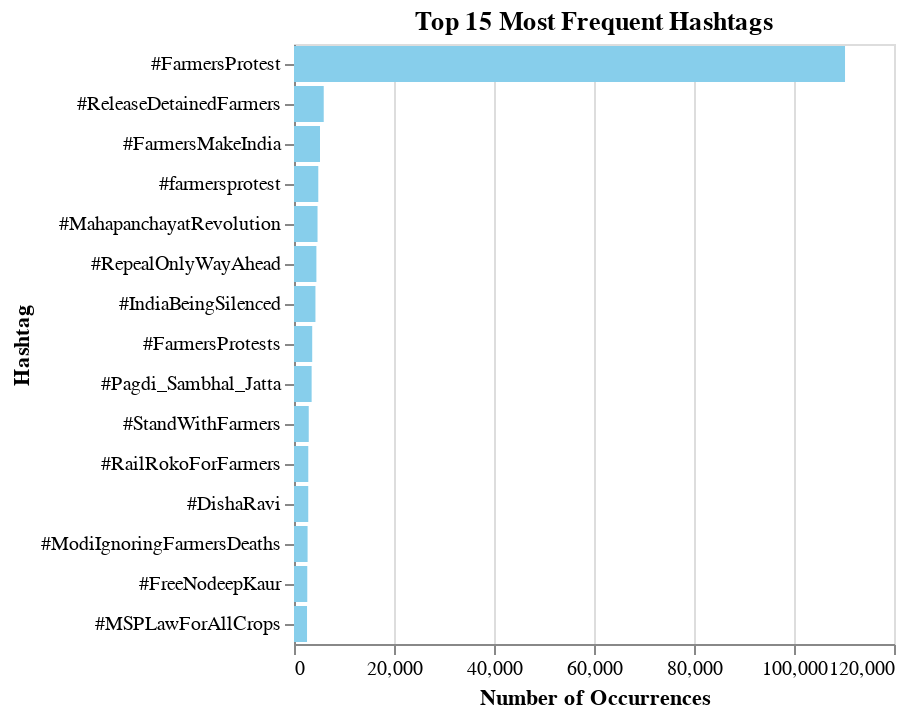

Notebook source saved alongside this figure:
### Code cell
# Split hashtags and count frequency
hashtag_counts = Counter([hashtag for hashtags in df['hashtags'].dropna() for hashtag in hashtags.split()])
hashtag_df = pd.DataFrame(hashtag_counts.items(), columns=['hashtag', 'count']).sort_values(by='count', ascending=False).head(15)

hashtag_chart = alt.Chart(hashtag_df).mark_bar(color='skyblue').encode(
    alt.X('count:Q', title='Number of Occurrences'),
    alt.Y('hashtag:N', sort='-x', title='Hashtag'),
    tooltip='count:Q'
).properties(
    title='Top 15 Most Frequent Hashtags'
)

hashtag_chart

### Figure 1 — Vega specification as saved in the notebook (floating-point values rounded to 4 significant figures)
{"$schema": "https://vega.github.io/schema/vega/v5.json", "data": [{"name": "source_0"}, {"name": "data_0", "values": [{"count": 110206, "count_end": 110200.0, "count_start": 0.0, "hashtag": "#FarmersProtest"}, {"count": 5945, "count_end": 5945.0, "count_start": 0.0, "hashtag": "#ReleaseDetainedFarmers"}, {"count": 5203, "count_end": 5203.0, "count_start": 0.0, "hashtag": "#FarmersMakeIndia"}, {"count": 4859, "count_end": 4859.0, "count_start": 0.0, "hashtag": "#farmersprotest"}, {"count": 4706, "count_end": 4706.0, "count_start": 0.0, "hashtag": "#MahapanchayatRevolution"}, {"count": 4480, "count_end": 4480.0, "count_start": 0.0, "hashtag": "#RepealOnlyWayAhead"}, {"count": 4288, "count_end": 4288.0, "count_start": 0.0, "hashtag": "#IndiaBeingSilenced"}, {"count": 3641, "count_end": 3641.0, "count_start": 0.0, "hashtag": "#FarmersProtests"}, {"count": 3526, "count_end": 3526.0, "count_start": 0.0, "hashtag": "#Pagdi_Sambhal_Jatta"}, {"count": 2949, "count_end": 2949.0, "count_start": 0.0, "hashtag": "#StandWithFarmers"}, {"count": 2856, "count_end": 2856.0, "count_start": 0.0, "hashtag": "#RailRokoForFarmers"}, {"count": 2850, "count_end": 2850.0, "count_start": 0.0, "hashtag": "#DishaRavi"}, {"count": 2715, "count_end": 2715.0, "count_start": 0.0, "hashtag": "#ModiIgnoringFarmersDeaths"}, {"count": 2654, "count_end": 2654.0, "count_start": 0.0, "hashtag": "#FreeNodeepKaur"}, {"count": 2607, "count_end": 2607.0, "count_start": 0.0, "hashtag": "#MSPLawForAllCrops"}]}, {"name": "source_0_y_domain_hashtag", "values": [{"hashtag": "#FarmersProtest", "sort_field": 110206}, {"hashtag": "#ReleaseDetainedFarmers", "sort_field": 5945}, {"hashtag": "#FarmersMakeIndia", "sort_field": 5203}, {"hashtag": "#farmersprotest", "sort_field": 4859}, {"hashtag": "#MahapanchayatRevolution", "sort_field": 4706}, {"hashtag": "#RepealOnlyWayAhead", "sort_field": 4480}, {"hashtag": "#IndiaBeingSilenced", "sort_field": 4288}, {"hashtag": "#FarmersProtests", "sort_field": 3641}, {"hashtag": "#Pagdi_Sambhal_Jatta", "sort_field": 3526}, {"hashtag": "#StandWithFarmers", "sort_field": 2949}, {"hashtag": "#RailRokoForFarmers", "sort_field": 2856}, {"hashtag": "#DishaRavi", "sort_field": 2850}, {"hashtag": "#ModiIgnoringFarmersDeaths", "sort_field": 2715}, {"hashtag": "#FreeNodeepKaur", "sort_field": 2654}, {"hashtag": "#MSPLawForAllCrops", "sort_field": 2607}]}], "signals": [{"name": "y_step", "value": 20}, {"name": "height", "update": "bandspace(domain('y').length, 0.1, 0.05) * y_step"}], "marks": [{"type": "rect", "name": "marks", "from": {"data": "data_0"}, "encode": {"update": {"y": {"field": "hashtag", "scale": "y"}, "tooltip": {"signal": "format(datum[\"count\"], \"\")"}, "x2": {"field": "count_start", "scale": "x"}, "x": {"field": "count_end", "scale": "x"}, "height": {"signal": "max(0.25, bandwidth('y'))"}, "fill": {"value": "skyblue"}}}, "style": ["bar"]}], "scales": [{"name": "x", "type": "linear", "domain": {"data": "data_0", "fields": ["count_start", "count_end"]}, "range": [0, {"signal": "width"}], "zero": true, "nice": true}, {"name": "y", "type": "band", "domain": {"data": "source_0_y_domain_hashtag", "field": "hashtag", "sort": {"op": "max", "field": "sort_field", "order": "descending"}}, "range": {"step": {"signal": "y_step"}}, "paddingInner": 0.1, "paddingOuter": 0.05}], "axes": [{"scale": "x", "minExtent": 0, "gridScale": "y", "domain": false, "labels": false, "aria": false, "orient": "bottom", "zindex": 0, "grid": true, "maxExtent": 0, "ticks": false, "tickCount": {"signal": "ceil(width/40)"}}, {"scale": "x", "labelOverlap": true, "zindex": 0, "title": "Number of Occurrences", "labelFlush": true, "grid": false, "tickCount": {"signal": "ceil(width/40)"}, "orient": "bottom"}, {"scale": "y", "orient": "left", "title": "Hashtag", "zindex": 0, "grid": false}], "title": {"text": "Top 15 Most Frequent Hashtags", "frame": "group"}, "padding": 5, "style": "cell", "background": "white", "width": 300}
